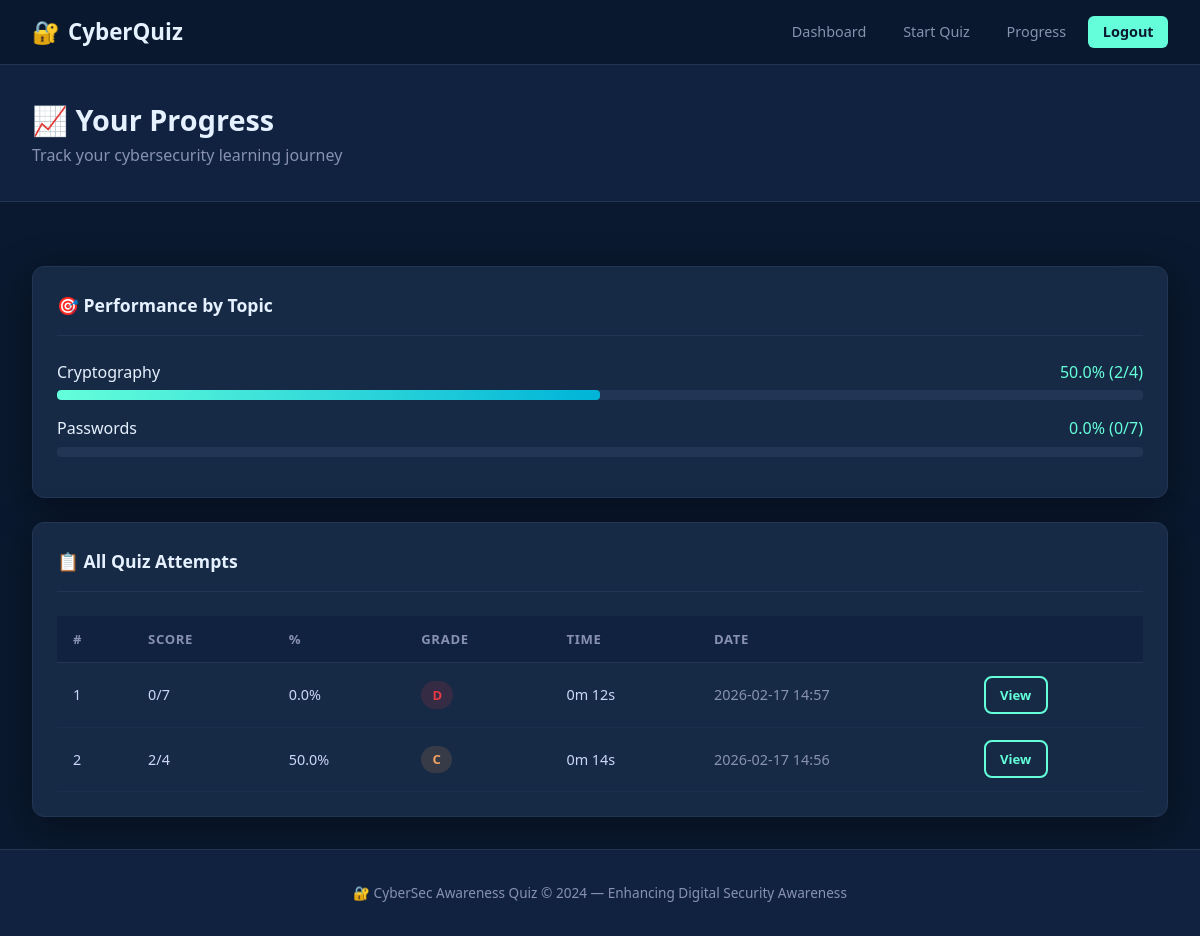
Screenshot of /progress (signed in) with the database file from the repository.
### tables this page shows
CREATE TABLE results (
            result_id INTEGER PRIMARY KEY AUTOINCREMENT,
            user_id INTEGER NOT NULL,
            score INTEGER NOT NULL,
            total_questions INTEGER NOT NULL,
            percentage REAL NOT NULL,
            grade TEXT NOT NULL,
            time_taken INTEGER DEFAULT 0,
            date_time TIMESTAMP DEFAULT CURRENT_TIMESTAMP,
            FOREIGN KEY (user_id) REFERENCES users(user_id)
        );

### app.py (the view)
@app.route('/progress')
@login_required
def progress():
    conn = get_db()
    results = conn.execute("SELECT * FROM results WHERE user_id=? ORDER BY date_time ASC",
                           (session['user_id'],)).fetchall()
    topic_stats = conn.execute("""SELECT q.topic, COUNT(*) as total, SUM(rd.is_correct) as correct
        FROM result_details rd JOIN questions q ON rd.question_id=q.question_id
        JOIN results r ON rd.result_id=r.result_id WHERE r.user_id=? GROUP BY q.topic""",
        (session['user_id'],)).fetchall()
    conn.close()
    return render_template('progress.html', results=results, topic_stats=topic_stats)

### app.py (called while the page is built)
def get_db():
    conn = sqlite3.connect(DB_PATH)
    conn.row_factory = sqlite3.Row
    return conn

def login_required(f):
    @wraps(f)
    def decorated(*args, **kwargs):
        if 'user_id' not in session:
            flash('Please login to continue.','warning')
            return redirect(url_for('login'))
        return f(*args, **kwargs)
    return decorated

### templates/progress.html (shortened to what this page needs)
{% extends "base.html" %}
{% block content %}
<div class="page-header"><div class="container" style="padding:0">
  <h1>📈 Your Progress</h1>
  <p>Track your cybersecurity learning journey</p>
</div></div>
<div class="container">
  {% if topic_stats %}
  <div class="card" style="margin-bottom:1.5rem">
    <div class="card-header"><span class="card-title">🎯 Performance by Topic</span></div>
    {% for ts in topic_stats %}
    {% set pct = ((ts.correct / ts.total) * 100)|round(1) if ts.total > 0 else 0 %}
    <div style="margin-bottom:1rem">
      <div style="display:flex;justify-content:space-between;margin-bottom:0.3rem">
        <span style="text-transform:capitalize;color:var(--white)">{{ ts.topic.replace('_',' ') }}</span>
        <span style="color:var(--accent)">{{ pct }}% ({{ ts.correct }}/{{ ts.total }})</span>
      </div>
      <div class="progress-bar-wrap">
        <div class="progress-fill" style="width:{{ pct }}%"></div>
      </div>
    </div>
    {% endfor %}
  </div>
  {% endif %}
  {% if results %}
  <div class="card">
    <div class="card-header"><span class="card-title">📋 All Quiz Attempts</span></div>
    <div class="table-wrap">
      <table>
        <thead><tr><th>#</th><th>Score</th><th>%</th><th>Grade</th><th>Time</th><th>Date</th><th></th></tr></thead>
        <tbody>
          {% for r in results|reverse %}
          <tr>
            <td>{{ loop.index }}</td>
            <td>{{ r.score }}/{{ r.total_questions }}</td>
            <td>{{ r.percentage }}%</td>
            <td><span class="grade-pill gp-{{ r.grade }}">{{ r.grade }}</span></td>
            <td>{{ (r.time_taken // 60) }}m {{ (r.time_taken % 60) }}s</td>
            <td style="color:var(--text-light)">{{ r.date_time[:16] }}</td>
            <td><a href="{{ url_for('result', result_id=r.result_id) }}" class="btn btn-outline btn-sm">View</a></td>
          </tr>
          {% endfor %}
        </tbody>
      </table>
    </div>
  </div>
  {% else %}
  <div class="card" style="text-align:center;padding:3rem">
    <div style="font-size:3rem">📚</div>
    <p style="color:var(--text-light);margin:1rem 0">No quiz attempts yet. Start your first quiz!</p>
    <a href="{{ url_for('quiz') }}" class="btn btn-primary">Take a Quiz</a>
  </div>
  {% endif %}
</div>
{% endblock %}

### templates/base.html (shortened to what this page needs)
<!DOCTYPE html>
<html lang="en">
<head>
<link rel="stylesheet" href="{{ url_for('static', filename='css/style.css') }}">
</head>
<body>
{% if not hide_nav %}
<nav class="navbar">
  <a class="navbar-brand" href="{{ url_for('index') }}">🔐 <span>CyberQuiz</span></a>
  <ul class="nav-links">
    {% if session.user_id %}
      {% if session.role == 'admin' %}
        <li><a href="{{ url_for('admin_dashboard') }}">Admin Panel</a></li>
        <li><a href="{{ url_for('admin_questions') }}">Questions</a></li>
        <li><a href="{{ url_for('admin_results') }}">Results</a></li>
      {% else %}
        <li class="hide-mobile"><a href="{{ url_for('dashboard') }}">Dashboard</a></li>
        <li class="hide-mobile"><a href="{{ url_for('quiz') }}">Start Quiz</a></li>
        <li class="hide-mobile"><a href="{{ url_for('progress') }}">Progress</a></li>
      {% endif %}
      <li><a href="{{ url_for('logout') }}" class="btn-nav">Logout</a></li>
    {% else %}
      <li><a href="{{ url_for('login') }}">Login</a></li>
      <li><a href="{{ url_for('register') }}" class="btn-nav">Register</a></li>
    {% endif %}
  </ul>
</nav>
{% endif %}
{% block content %}{% endblock %}
<footer>
  <p>🔐 CyberSec Awareness Quiz &copy; 2024 — Enhancing Digital Security Awareness</p>
</footer>
</body>
</html>

### static/css/style.css (style rules this page uses)
:root { --primary: #0a192f; --secondary: #112240; --accent: #64ffda; --accent2: #00b4d8; --danger: #e63946; --warning: #f4a261; --success: #52b788; --text: #ccd6f6; --text-light: #8892b0; --white: #e6f1ff; --card-bg: #172a45; --border: #233554; --shadow: 0 10px 40px rgba(0,0,0,0.4); --radius: 12px; --font: 'Segoe UI', system-ui, sans-serif; }
* { margin: 0; padding: 0; box-sizing: border-box; }
body { font-family: var(--font); background: var(--primary); color: var(--text); min-height: 100vh; line-height: 1.6; }
.navbar { background: rgba(10,25,47,0.95); backdrop-filter: blur(10px); border-bottom: 1px solid var(--border); padding: 0 2rem; height: 65px; display: flex; align-items: center; justify-content: space-between; position: sticky; top: 0; z-index: 100; }
.navbar-brand { font-size: 1.4rem; font-weight: 700; color: var(--accent) !important; text-decoration: none; display: flex; align-items: center; gap: 0.5rem; }
.navbar-brand span { color: var(--white); }
.nav-links { display: flex; gap: 0.5rem; list-style: none; align-items: center; }
.nav-links a { color: var(--text-light); text-decoration: none; padding: 0.4rem 0.9rem; border-radius: 6px; transition: all 0.2s; font-size: 0.9rem; }
.nav-links .btn-nav { background: var(--accent); color: var(--primary) !important; font-weight: 600; }
.btn { display: inline-flex; align-items: center; gap: 0.4rem; padding: 0.7rem 1.8rem; border-radius: 8px; font-size: 0.95rem; font-weight: 600; cursor: pointer; border: none; text-decoration: none; transition: all 0.2s; }
.btn-outline { background: transparent; color: var(--accent); border: 2px solid var(--accent); }
.btn-sm { padding: 0.4rem 0.9rem; font-size: 0.82rem; }
.container { max-width: 1200px; margin: 0 auto; padding: 2rem; }
.page-header { background: var(--secondary); border-bottom: 1px solid var(--border); padding: 2rem; margin-bottom: 2rem; }
.page-header h1 { color: var(--white); font-size: 1.8rem; }
.page-header p { color: var(--text-light); }
.card { background: var(--card-bg); border: 1px solid var(--border); border-radius: var(--radius); padding: 1.5rem; box-shadow: var(--shadow); transition: transform 0.2s; }
.card-header { border-bottom: 1px solid var(--border); padding-bottom: 1rem; margin-bottom: 1.5rem; display: flex; justify-content: space-between; align-items: center; }
.card-title { font-size: 1.1rem; color: var(--white); font-weight: 600; }
.table-wrap { overflow-x: auto; }
table { width: 100%; border-collapse: collapse; }
th { background: var(--secondary); color: var(--text-light); font-size: 0.82rem; text-transform: uppercase; letter-spacing: 0.05em; padding: 0.8rem 1rem; text-align: left; border-bottom: 1px solid var(--border); }
td { padding: 0.8rem 1rem; border-bottom: 1px solid rgba(35,53,84,0.5); font-size: 0.9rem; color: var(--text); }
.grade-pill { display: inline-block; padding: 0.2rem 0.7rem; border-radius: 20px; font-weight: 700; font-size: 0.82rem; }
.gp-C { background: rgba(244,162,97,0.15); color: var(--warning); }
.gp-D { background: rgba(230,57,70,0.15); color: var(--danger); }
.progress-bar-wrap { background: var(--border); border-radius: 4px; height: 10px; overflow: hidden; }
.progress-fill { height: 100%; background: linear-gradient(90deg, var(--accent), var(--accent2)); border-radius: 4px; transition: width 0.5s ease; }
footer { background: var(--secondary); border-top: 1px solid var(--border); padding: 2rem; text-align: center; color: var(--text-light); font-size: 0.85rem; }

### rows the page displays
results: score "0", total_questions "7", percentage "0.0", grade "D", time_taken "0", (r.time_taken%60) "12", date_time "2026-02-17 14:57"
results: score "2", total_questions "4", percentage "50.0", grade "C", time_taken "0", (r.time_taken%60) "14", date_time "2026-02-17 14:56"

### other values shown
{{ ts.topic.replace('_',' ') }} "Cryptography" "Passwords"
{{ pct }} "50.0" "0.0"
{{ ts.correct }} "2" "0"
{{ ts.total }} "4" "7"
